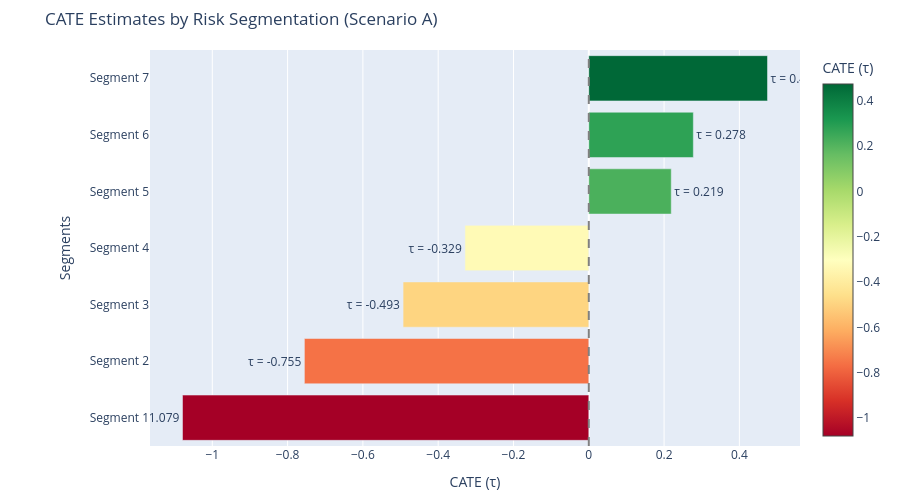

Notebook code for this chart:
### Markdown cell above
Top Split: Driver Experience: The tree immediately splits the data based on experience (Importance: 39.7%). This confirms that experience is the primary moderator of lighting effectiveness.

Second Split: Traffic Density: For drivers with similar experience, the model finds that Traffic Density (Importance: 31.2%) further differentiates the effect. Lights are more causally effective in high-density areas where visual clutter makes target identification harder for the driver.

Environmental Activation: The tree also identified Time (Evening) and Weather (Snowy) as secondary factors. Lighting has a "higher lift" during active snowfall compared to clear nights.

Visualization of the Causal Tree splits: (The colors in the tree represent the magnitude of the safety benefit; darker nodes indicate segments where installing lights has the strongest causal impact on reducing claim severity).

Segmentation Strategy: As an actuary, we can now define high-utility clusters (e.g., Experience < 15 years AND Traffic > 2.0) and low-utility clusters, allowing for much more precise underwriting or infrastructure recommendations.

### Code cell
segments_df = pd.DataFrame(extract_tree_rules(intrp, X.columns.tolist()))
segments_df = segments_df.sort_values('cate', ascending=True).reset_index(drop=True)

fig = go.Figure(go.Bar(
    y=[f"Segment {i+1}" for i in range(len(segments_df))],
    x=segments_df['cate'],
    orientation='h',
    marker=dict(color=segments_df['cate'], colorscale='RdYlGn', showscale=True, colorbar=dict(title="CATE (τ)")),
    text=[f"τ = {cate:.3f}" for cate in segments_df['cate']],
    textposition='outside',
    hovertemplate='<b>%{y}</b><br><b>CATE (τ): %{x:.4f}</b><br><br><b>Rule:</b> %{customdata[0]}<br>N: %{customdata[1]}<extra></extra>',
    customdata=list(zip(segments_df['rule'].tolist(), segments_df['n_samples'].tolist()))
))

fig.update_layout(title='CATE Estimates by Risk Segmentation (Scenario A)', xaxis_title='CATE (τ)', yaxis_title='Segments', height=500, margin=dict(l=150, r=50, t=50, b=50))
fig.add_vline(x=0, line_dash="dash", line_color="gray")
fig.show()

# Also print the segments table for reference
print("\nSegmentation Rules and CATE Estimates:")
print("=" * 80)
for i, row in segments_df.iterrows():
    print(f"\nSegment {i+1}:")
    print(f"  Rule: {row['rule']}")
    print(f"  CATE (τ̂): {row['cate']:.4f}")
    print(f"  Sample Size: {row['n_samples']}")

### Figure 1 — Plotly figure (JSON) as saved in the notebook; plotly's stock layout.template omitted (floating-point values rounded to 4 significant figures)
{"data": [{"customdata": [["Driver_Experience <= 22.50 & Driver_Experience <= 19.50 & Traffic_Density_High > 0.50", 13], ["Driver_Experience <= 22.50 & Driver_Experience <= 19.50 & Traffic_Density_High <= 0.50", 32], ["Driver_Experience <= 22.50 & Driver_Experience > 19.50", 20], ["Driver_Experience > 22.50 & Driver_Experience <= 41.50 & Traffic_Density_Low <= 0.50", 99], ["Driver_Experience > 22.50 & Driver_Experience > 41.50 & Traffic_Density_Low <= 0.50", 121], ["Driver_Experience > 22.50 & Driver_Experience <= 41.50 & Traffic_Density_Low > 0.50", 50], ["Driver_Experience > 22.50 & Driver_Experience > 41.50 & Traffic_Density_Low > 0.50", 43]], "hovertemplate": "<b>%{y}</b><br><b>CATE (τ): %{x:.4f}</b><br><br><b>Rule:</b> %{customdata[0]}<br>N: %{customdata[1]}<extra></extra>", "marker": {"color": [-1.079, -0.7554, -0.4933, -0.3289, 0.219, 0.2777, 0.4747], "colorbar": {"title": {"text": "CATE (τ)"}}, "colorscale": [[0, "rgb(165,0,38)"], [0.1, "rgb(215,48,39)"], [0.2, "rgb(244,109,67)"], [0.3, "rgb(253,174,97)"], [0.4, "rgb(254,224,139)"], [0.5, "rgb(255,255,191)"], [0.6, "rgb(217,239,139)"], [0.7, "rgb(166,217,106)"], [0.8, "rgb(102,189,99)"], [0.9, "rgb(26,152,80)"], [1, "rgb(0,104,55)"]], "showscale": true}, "orientation": "h", "text": ["τ = -1.079", "τ = -0.755", "τ = -0.493", "τ = -0.329", "τ = 0.219", "τ = 0.278", "τ = 0.475"], "textposition": "outside", "type": "bar", "x": [-1.079, -0.7554, -0.4933, -0.3289, 0.219, 0.2777, 0.4747], "y": ["Segment 1", "Segment 2", "Segment 3", "Segment 4", "Segment 5", "Segment 6", "Segment 7"]}], "layout": {"height": 500, "margin": {"b": 50, "l": 150, "r": 50, "t": 50}, "shapes": [{"line": {"color": "gray", "dash": "dash"}, "type": "line", "x0": 0, "x1": 0, "xref": "x", "y0": 0, "y1": 1, "yref": "y domain"}], "title": {"text": "CATE Estimates by Risk Segmentation (Scenario A)"}, "xaxis": {"title": {"text": "CATE (τ)"}}, "yaxis": {"title": {"text": "Segments"}}}}
